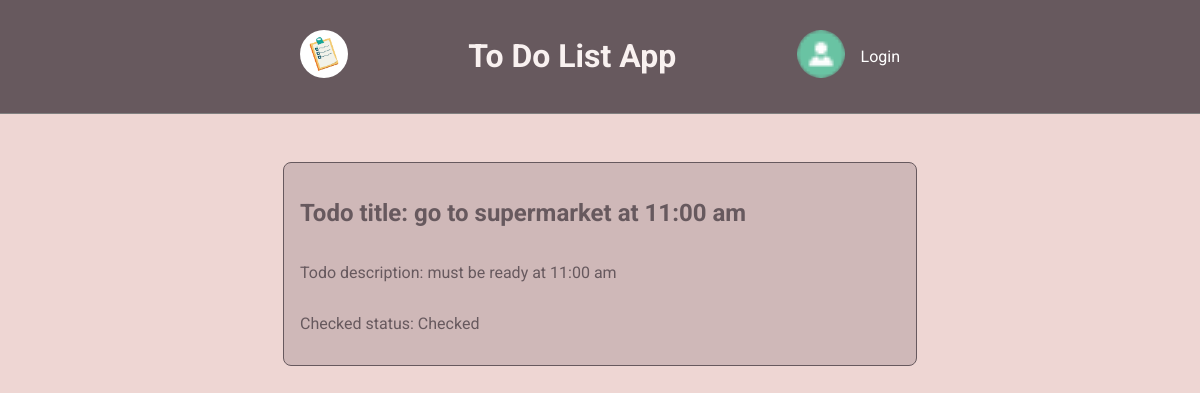
The page /todoshow/16/ on the database as committed earlier.
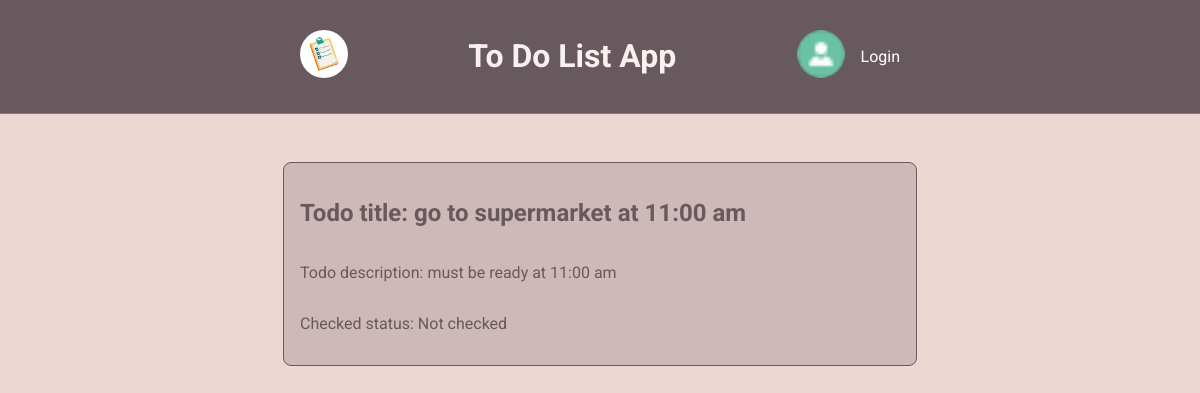
The same page on the database as committed later.
### base/models.py (models this page shows, shortened)
class Todo(models.Model):
    user=models.ForeignKey(User, on_delete=models.CASCADE)
    title=models.CharField(max_length=200)
    description=models.TextField()
    checked=models.BooleanField(default=False ,null=False, blank=False)
    created=models.DateTimeField(auto_now=True)
    updated=models.DateTimeField(auto_now_add=True)
    class Meta:
        ordering=['-updated','-created']

### base/views.py (the view)
# urls.py: path('todoshow/<str:pk>/', views.showTodo, name='todo-show'),
def showTodo(request,pk):
    todo= Todo.objects.get(id=pk)
    context={'todo':todo}
    return render(request, 'base/todo_show.html',context)

### base/templates/base/todo_show.html
{% extends 'base/main.html' %} {% block content %}
<div class="card">
  <h2>Todo title: {{todo.title}}</h2>
  <p>Todo description: {{todo.description}}</p>
  {% if todo.checked %}
  <p>Checked status: Checked</p>
  {% else %}
  <p>Checked status: Not checked</p>
  {% endif %}
</div>
{% endblock content %}

### base/templates/base/main.html (shortened to what this page needs)
<!DOCTYPE html>
{% load static %}
<html lang="en">
  <head>
    <link
      rel="stylesheet"
      type="text/css"
      media="screen"
      href="{% static 'styles/main.css' %}"
    />
  </head>
  <body>
    {% include 'base/navbar.html' %} {% include 'base/messages.html' %}
    {% block content %} {% endblock content %}
  </body>
</html>

### base/templates/base/navbar.html (shortened to what this page needs)
{% load static %}
<div class="header">
  <div class="header-container">
    <a href="{% url 'home' %}"
      ><img class="logo" src="{% static 'images/todologo.png' %}"
    /></a>
    <h1 class="app-title">To Do List App</h1>
    <div class="div-hor">
      <a href="{% url 'login' %}">
        <img class="logo" src="{% static 'images/avatar.png' %}" />
      </a>
      {% if user.is_authenticated %}
      <p>{{user}}</p>
      <a class="a-link" style="color: white" href="{% url 'logout' %}"
        >Logout</a
      >
      {% else %}
      <a class="a-link" style="color: white" href="{% url 'login' %}">Login</a>
      {% endif %}
    </div>
  </div>
</div>

### static/styles/main.css (style rules this page uses)
body { margin: 0; background-color: #eed6d3; display: flex; flex-direction: column; justify-content: center; align-items: center; font-family: "Roboto", sans-serif; scroll-behavior: smooth; box-sizing: border-box; overflow-x: hidden; }
.card { margin-top: 1rem; width: 50%; padding: 1rem; display: flex; flex-direction: column; justify-content: flex-start; align-items: flex-start; border-radius: 0.5rem; background-color: #cfb8b8; border: 1px solid #67595e; color: #67595e; }
.div-hor { display: flex; flex-direction: row; justify-content: center; align-items: center; gap: 1rem; }
.a-link { text-decoration: none; }

### base/templates/base/navbar.html (style rules this page uses)
.logo { width: 48px; height: 48px; border-radius: 50%; }
.header { background-color: #67595e; display: flex; justify-content: space-between; align-items: center; width: 100%; border-bottom: solid gray 1px; color: #f9f1f0; }
.header-container { padding: 1rem; margin: 0 auto; width: 50%; display: flex; justify-content: space-between; align-items: center; }

Rows that differ between the two databases and show on the page:
changed Todo "go to supermarket at 11:00 am": checked True → False (drawn)
Other text that changed with them:
text no longer shown: "Checked status: Checked"
text now shown: "Checked status: Not checked"
